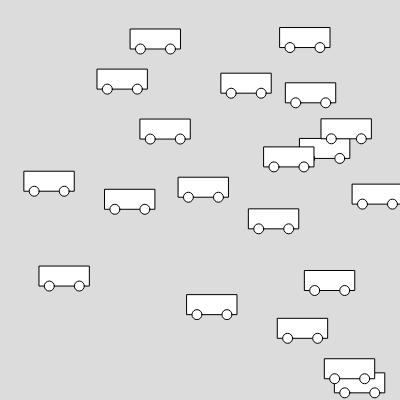
Frame 1 (no input)
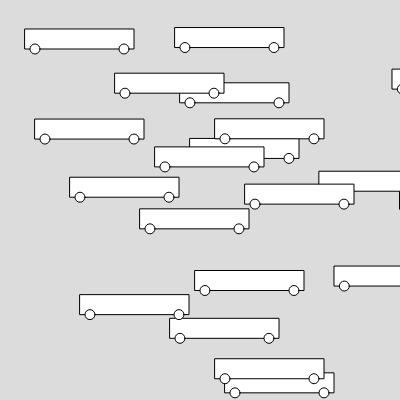
Frame 60 (no input)
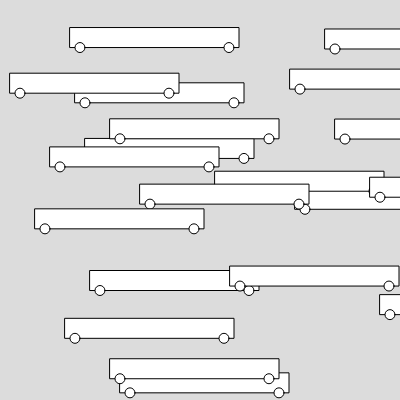
Frame 120 (the mouse pressed at the canvas centre since frame 60)

The p5.js sketch that drew these frames (run headless with seeded random() and noise() and a simulated clock; from frame 60 on, the mouse is pressed at the canvas centre):

// p5.js sketch
// ── sketch.js
let myCar;
 let thatCar;
 let noCar = 20;
 let cars= [];
function setup() {
  createCanvas(400, 400);
  //creating 
  //myCar = new Car(100,200,100,20);
  //thatCar = new Car(300,200,60,2);

  for(let i=0; i< noCar; i += 1) {
    let tempCar  = new Car(random(0, width),random(0,height), 50,30)
    cars.push (tempCar);
    
  }
}

function draw() {
  background(220);
  for (let i=0; i <cars.length; i++) {
    cars[i].show();
    cars[i].move();
    cars[i].grow();
  }
 // myCar.show();
 // thatCar.show();
 // myCar.move();
 // thatCar.move();
}

// ── car.js
//this is only blueprint
class Car{
    //created an object
    constructor(x,y,s) {
        this.x = x;
        this.y = y;
        this.size = s;
        this.speed = 5;
        let cars = [];

        
     }

     show(redColour) {
        fill(redColour,0,0);
        rect(this.x,this.y, this.size, 20);
        ellipse(this.x+10,this.y +20,10);
        ellipse(this.x+this.size-10,this.y +20,10);
     }
       move() {
        this.x = this.x + this.speed;
        if(this.x>width) {
            this.x = 0;
        }
       }
      grow() {
      if ( this.size < 200) {
        this.size = this.size + 1};
      }
}
